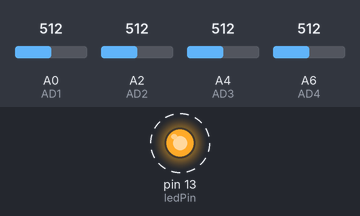
This sketch was run on a simulated Arduino Mega 2560, built with avr-gcc and run on an emulated ATmega2560. On the bench: output pins drawn as LEDs (lit = HIGH). Dashed ring = blinking. The inputs (shaded band) are chosen by the test bench; at power-on: A0 (AD1) = 512, A2 (AD2) = 512, A4 (AD3) = 512, A6 (AD4) = 512.

Above: at 0.5 s.
Timing chart, 0 to 4.6 s (numbered marks = the images above):
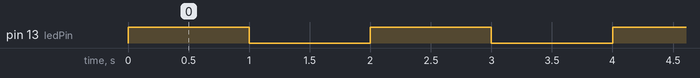

The sketch:

AD.ino
```cpp
volatile int ggyy = 1;  // 使用這當 Flag 給  ISR 使用 !
int ledPin =13;
const int myTOP = 15624;  // 大約 0.5 秒 when Prescaler == 1024
const int AD1 = A0;
const int AD2 = A2;
const int AD3 = A4;
const int AD4 = A6;
int AD1_Value = 0;
int AD2_Value = 0;
int AD3_Value = 0;
int AD4_Value = 0;
byte adc1_h , adc1_l ,adc2_h , adc2_l ,adc3_h , adc3_l ,adc4_h , adc4_l  ;
byte adc_start = 0x03;
byte adc_stop1 = 0x02;
byte adc_stop2 = 0x01;
//資料格式  03 xx xx xx xx xx xx xx 02 01
int count = 0;

int adspeed = 0;

ISR(TIMER1_COMPA_vect)
{

  Serial1.println("");
  Serial1.println("");
  Serial1.println("");
  Serial1.print("ad_speed : ");
  Serial1.println(adspeed);
  Serial1.println("");
  Serial1.println("");
  Serial1.println("");

  adspeed = 0 ;
  digitalWrite(ledPin, ggyy);  // ggyy 是 0 或 1
  ggyy = 1 - ggyy; //  給下次進入  ISR 用
  delay(1000);
}


void setup() {
  // put your setup code here, to run once:
  Serial1.begin(115200);
  Serial.begin(9600);

  pinMode(ledPin, OUTPUT);
  digitalWrite(ledPin, LOW); // turn Off the LED
  cli();  // 禁止中斷
  TCCR1A = 0;
  TCCR1B = 0;
  TCCR1B |= (1<<WGM12);  // CTC mode; Clear Timer on Compare
  TCCR1B |= (1<<CS10) | (1<<CS12);  // Prescaler == 1024
  OCR1A = myTOP;  // TOP count for CTC, 與 prescaler 有關
  TCNT1=0;  // counter 歸零
  TIMSK1 |= (1 << OCIE1A);  // enable CTC for TIMER1_COMPA_vect
  sei();  // 允許中斷
}

void loop() {


  AD1_Value = analogRead(AD1);
  AD2_Value = analogRead(AD2);
  AD3_Value = analogRead(AD3);
  AD4_Value = analogRead(AD4);


  adc1_h =  (AD1_Value & 0x300)>>8 ;
  adc1_l =  AD1_Value & 0xFF ;

  adc2_h =  (AD2_Value & 0x300)>>8 ;
  adc2_l =  AD2_Value & 0xFF ;

  adc3_h =  (AD3_Value & 0x300)>>8 ;
  adc3_l =  AD3_Value & 0xFF ;

  adc4_h =  (AD4_Value & 0x300)>>8 ;
  adc4_l =  AD4_Value & 0xFF ;


  Serial1.write(adc_start);
  Serial1.write(adc1_h);
  Serial1.write(adc1_l);

  Serial1.write(adc2_h);
  Serial1.write(adc2_l);

  Serial1.write(adc3_h);
  Serial1.write(adc3_l);

  Serial1.write(adc4_h);
  Serial1.write(adc4_l);
  Serial1.write(adc_stop1);
  Serial1.write(adc_stop2);


 /*
  Serial1.println(AD2_Value,HEX);

  Serial1.println(AD3_Value,HEX);

  Serial1.println(AD4_Value,HEX);
*/
  delay(100);
  adspeed++;

}
```

Measured:
- by itself, pin 13 (ledPin): alternates HIGH for 1.0 s and LOW for 1.0 s
